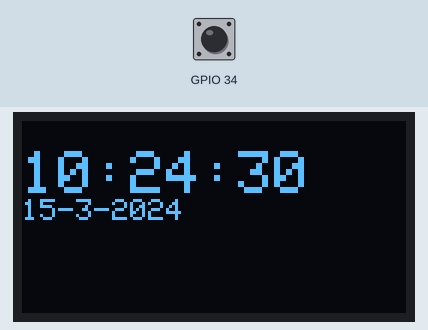
Bench run of a sketch on a simulated ESP32. Shown: 128×64 one-colour display. The inputs (shaded band) are chosen by the test bench; at power-on: GPIO 34 HIGH. The local clock reads 2024-03-15 10:24:30 at power-on unless the sketch sets it; EEPROM starts erased; what the sketch prints to the serial monitor is not drawn.

Above: at 1.2 s.
1.3 s: GPIO 34 pulled LOW for 0.15 s
At 1.3 s:
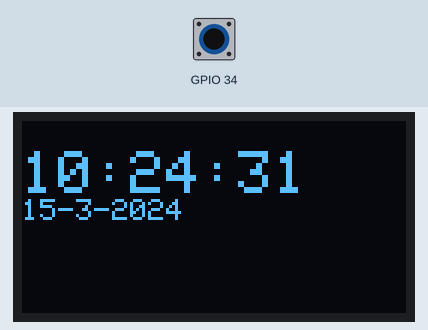
At 5.1 s:
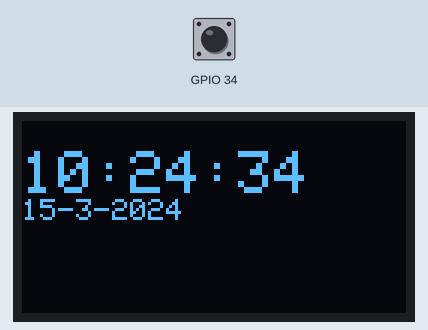
Timing chart, 0 to 6.6 s (numbered marks = the images above; inputs shaded):
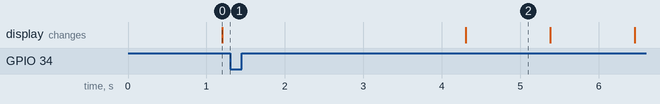

The sketch:

RTC_test.ino
```cpp
#include <SPI.h>
#include <Wire.h>
#include <Adafruit_GFX.h>
#include <Adafruit_SSD1306.h>
#include "RTClib.h"
#include <EEPROM.h>
#define SCREEN_WIDTH 128 // OLED display width, in pixels
#define SCREEN_HEIGHT 64 // OLED display height, in pixels

RTC_DS3231 rtc;
// Declaration for an SSD1306 display connected to I2C (SDA, SCL pins)
Adafruit_SSD1306 display(SCREEN_WIDTH, SCREEN_HEIGHT, &Wire, -1);

boolean resetState =false;
boolean InterruptTrigger = false;
int TimeStop;
int TimeNow;

void setup()
{
Serial.begin(9600);

  if (! rtc.begin()) {
  Serial.println("Couldn't find RTC");
  while (1);
  rtc.adjust(DateTime(__DATE__, __TIME__));
  }

EEPROM.begin(512);
pinMode(34, INPUT_PULLUP);
TimeNow = RTCnow();
TimeStop = RTCnext(TimeNow);
Serial.println("nilai Setup :"+String(TimeNow)+" "+String(TimeStop));
//esp_light_sleep_start();
}


void loop()
{
attachInterrupt(digitalPinToInterrupt(34),rusak,RISING);
TimeNow = RTCnow();
TimeStop = RTCnext(TimeNow);
Serial.println(String(TimeStop)+" "+String(TimeNow));
  while((TimeNow<TimeStop) && (!InterruptTrigger))
  {
    int num=0;
    switch(num)
    {
      case 1:
        {
          //
          break;
        }
      case 2://Misalkan ini yang masukin password
      {
        //Read String from smartphone, then compare to the real PIN. then add the logic for resetState if true.
        break;
      }
      default:
      {
        //
      }
    }
      Serial.println("I am inside the loop, InterruptTriger logic = "+String(InterruptTrigger) +", TimeNow= "+String(TimeNow)+",TimeStop= "+ String(TimeStop));
      DateTime test = rtc.now();
      String detik = String(test.hour())+":"+ String(test.minute())+":"+ String(test.second());
      String tanggal = String(test.day())+"-"+ String(test.month())+"-"+ String(test.year());
      printToOLEDmultisize(detik,tanggal,2,1);
      TimeNow = RTCnow();
      TimeStop = RTCnext(TimeNow);
      delay(1000);
  }

if (!resetState)
{
  writeKeyEEPROM("Omae wa mou shindeiru",32,64);
  Serial.println("Omae wa mou shindeiru yo");
}
else
{
  Serial.println("Anda diloloskan");
}

resetState=false;
InterruptTrigger=false;
delay(2000);
}


int RTCnow()
{
    DateTime now = rtc.now();
    int hasil = (now.year()-2000)*12*31*24 + now.month()*31*24 + now.day()*24 + now.hour();
    return hasil;
}

int RTCnext(int nowRTC)
{
    int waktuMula = (2019-2000)*12*31*24 + 8*31*24 + 25*24 + 0; //176184 ->176352 ->176520
   // Serial.println("BasePoint Hari minggu : " + String(waktuMula));
    DateTime now = rtc.now();
    while(waktuMula<=nowRTC)
    {
      waktuMula+=7*24;
      //Serial.println("Masih jauh bro");
    }
  return waktuMula;
}

void writeKeyEEPROM (String key,int startadd,int untiladd)
{
  int count = 0;
  for (int i=startadd;i<=untiladd;i++)
  {
    EEPROM.write(i, key[count]);
    count++;
  }
  EEPROM.commit();
}

String readKey (int startadd, int untiladd)
{
  String key;
   for (int i=startadd;i<=untiladd;i++)
  {
     char karakter = char(EEPROM.read(i));
     key = String (key+karakter);
  }
return key;
}

void rusak()
{
  //Serial.println("Eh Rusak");
  InterruptTrigger=true;
  resetState=false;
  detachInterrupt(34);
}

void printToOLED (String str)
{
   if(!display.begin(SSD1306_SWITCHCAPVCC, 0x3C)) { // Address 0x3D for 128x64
    Serial.println(F("SSD1306 allocation failed"));
    for(;;);
  }

  display.clearDisplay();
  display.setTextSize(3);
  display.setTextColor(WHITE);
  display.setCursor(0, 10);
  // Display static text
  display.println(str);
  display.display();
}

void printToOLEDmultisize (String str1, String str2, int size1 , int size2)
{
   if(!display.begin(SSD1306_SWITCHCAPVCC, 0x3C)) { // Address 0x3D for 128x64
    Serial.println(F("SSD1306 allocation failed"));
    for(;;);
  }

  display.clearDisplay();
  display.setTextSize(size1);
  display.setTextColor(WHITE);
  display.setCursor(0, 10);
  // Display static text
  display.println(str1);
  display.setTextSize(size2);
  display.println(str2);
  display.display();
}
```

Measured:
- what the display in image 2 shows lasts 1.1 s, from 4.3 s to 5.4 s
